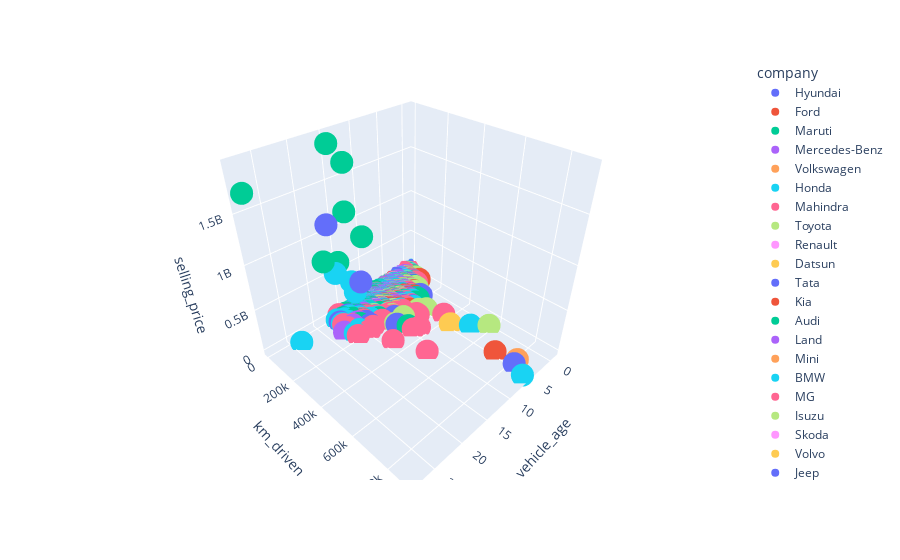

Notebook cell for this chart:
### Code cell
#Comparison of Selling Price, Cost Price and Kilometers Driven

plt.figure(figsize=(40,40))
fig = px.scatter_3d(cd, x='vehicle_age', y='km_driven', z='selling_price', color='company')
fig.show()

### Figure 1 — Plotly figure (JSON) as saved in the notebook; plotly's stock layout.template omitted (floating-point values rounded to 4 significant figures; data arrays with more than 128 entries replaced by an {"elided": "..."} marker saying what was removed)
{"data": [{"hovertemplate": "company=Hyundai<br>vehicle_age=%{x}<br>km_driven=%{y}<br>selling_price=%{z}<extra></extra>", "legendgroup": "Hyundai", "marker": {"color": "#636efa", "symbol": "circle"}, "mode": "markers", "name": "Hyundai", "scene": "scene", "showlegend": true, "type": "scatter3d", "x": {"elided": "2010 int values"}, "y": {"elided": "2010 int values"}, "z": {"elided": "2010 int values"}}, {"hovertemplate": "company=Ford<br>vehicle_age=%{x}<br>km_driven=%{y}<br>selling_price=%{z}<extra></extra>", "legendgroup": "Ford", "marker": {"color": "#EF553B", "symbol": "circle"}, "mode": "markers", "name": "Ford", "scene": "scene", "showlegend": true, "type": "scatter3d", "x": {"elided": "691 int values"}, "y": {"elided": "691 int values"}, "z": {"elided": "691 int values"}}, {"hovertemplate": "company=Maruti<br>vehicle_age=%{x}<br>km_driven=%{y}<br>selling_price=%{z}<extra></extra>", "legendgroup": "Maruti", "marker": {"color": "#00cc96", "symbol": "circle"}, "mode": "markers", "name": "Maruti", "scene": "scene", "showlegend": true, "type": "scatter3d", "x": {"elided": "2385 int values"}, "y": {"elided": "2385 int values"}, "z": {"elided": "2385 int values"}}, {"hovertemplate": "company=Mercedes-Benz<br>vehicle_age=%{x}<br>km_driven=%{y}<br>selling_price=%{z}<extra></extra>", "legendgroup": "Mercedes-Benz", "marker": {"color": "#ab63fa", "symbol": "circle"}, "mode": "markers", "name": "Mercedes-Benz", "scene": "scene", "showlegend": true, "type": "scatter3d", "x": {"elided": "283 int values"}, "y": {"elided": "283 int values"}, "z": {"elided": "283 int values"}}, {"hovertemplate": "company=Volkswagen<br>vehicle_age=%{x}<br>km_driven=%{y}<br>selling_price=%{z}<extra></extra>", "legendgroup": "Volkswagen", "marker": {"color": "#FFA15A", "symbol": "circle"}, "mode": "markers", "name": "Volkswagen", "scene": "scene", "showlegend": true, "type": "scatter3d", "x": {"elided": "260 int values"}, "y": {"elided": "260 int values"}, "z": {"elided": "260 int values"}}, {"hovertemplate": "company=Honda<br>vehicle_age=%{x}<br>km_driven=%{y}<br>selling_price=%{z}<extra></extra>", "legendgroup": "Honda", "marker": {"color": "#19d3f3", "symbol": "circle"}, "mode": "markers", "name": "Honda", "scene": "scene", "showlegend": true, "type": "scatter3d", "x": {"elided": "1242 int values"}, "y": {"elided": "1242 int values"}, "z": {"elided": "1242 int values"}}, {"hovertemplate": "company=Mahindra<br>vehicle_age=%{x}<br>km_driven=%{y}<br>selling_price=%{z}<extra></extra>", "legendgroup": "Mahindra", "marker": {"color": "#FF6692", "symbol": "circle"}, "mode": "markers", "name": "Mahindra", "scene": "scene", "showlegend": true, "type": "scatter3d", "x": {"elided": "823 int values"}, "y": {"elided": "823 int values"}, "z": {"elided": "823 int values"}}, {"hovertemplate": "company=Toyota<br>vehicle_age=%{x}<br>km_driven=%{y}<br>selling_price=%{z}<extra></extra>", "legendgroup": "Toyota", "marker": {"color": "#B6E880", "symbol": "circle"}, "mode": "markers", "name": "Toyota", "scene": "scene", "showlegend": true, "type": "scatter3d", "x": {"elided": "409 int values"}, "y": {"elided": "409 int values"}, "z": {"elided": "409 int values"}}, {"hovertemplate": "company=Renault<br>vehicle_age=%{x}<br>km_driven=%{y}<br>selling_price=%{z}<extra></extra>", "legendgroup": "Renault", "marker": {"color": "#FF97FF", "symbol": "circle"}, "mode": "markers", "name": "Renault", "scene": "scene", "showlegend": true, "type": "scatter3d", "x": {"elided": "282 int values"}, "y": {"elided": "282 int values"}, "z": {"elided": "282 int values"}}, {"hovertemplate": "company=Datsun<br>vehicle_age=%{x}<br>km_driven=%{y}<br>selling_price=%{z}<extra></extra>", "legendgroup": "Datsun", "marker": {"color": "#FECB52", "symbol": "circle"}, "mode": "markers", "name": "Datsun", "scene": "scene", "showlegend": true, "type": "scatter3d", "x": {"elided": "151 int values"}, "y": {"elided": "151 int values"}, "z": {"elided": "151 int values"}}, {"hovertemplate": "company=Tata<br>vehicle_age=%{x}<br>km_driven=%{y}<br>selling_price=%{z}<extra></extra>", "legendgroup": "Tata", "marker": {"color": "#636efa", "symbol": "circle"}, "mode": "markers", "name": "Tata", "scene": "scene", "showlegend": true, "type": "scatter3d", "x": {"elided": "288 int values"}, "y": {"elided": "288 int values"}, "z": {"elided": "288 int values"}}, {"hovertemplate": "company=Kia<br>vehicle_age=%{x}<br>km_driven=%{y}<br>selling_price=%{z}<extra></extra>", "legendgroup": "Kia", "marker": {"color": "#EF553B", "symbol": "circle"}, "mode": "markers", "name": "Kia", "scene": "scene", "showlegend": true, "type": "scatter3d", "x": [1, 0, 1, 0, 1, 1, 1, 1, 1, 0, 0, 0, 1, 0, 1, 1, 0, 1, 0, 1, 1, 0], "y": [12120, 8000, 7000, 3500, 19000, 11800, 5000, 5400, 5000, 3000, 9000, 8000, 1200, 8000, 7982, 25000, 14000, 20999, 7000, 15000, 10000, 8800], "z": [1080000, 1275000, 1300000, 1490000, 1250000, 1810000, 1549000, 1789999, 1560000, 3000000, 1525000, 1450000, 1675000, 1290000, 1180000, 1540000, 3525000, 1839999, 3250000, 1400000, 1750000, 3200000]}, {"hovertemplate": "company=Audi<br>vehicle_age=%{x}<br>km_driven=%{y}<br>selling_price=%{z}<extra></extra>", "legendgroup": "Audi", "marker": {"color": "#00cc96", "symbol": "circle"}, "mode": "markers", "name": "Audi", "scene": "scene", "showlegend": true, "type": "scatter3d", "x": [4, 8, 7, 6, 0, 7, 10, 5, 7, 11, 4, 8, 8, 2, 7, 10, 9, 3, 5, 0, 3, 7, 4, 9, 4, 1, 7, 7, 4, 10, 4, 9, 6, 7, 7, 3, 10, 2, 4], "y": [55000, 98000, 28000, 120000, 3000, 85000, 155000, 72000, 128000, 67000, 40182, 120000, 129000, 17000, 80000, 70000, 95000, 40000, 70000, 4000, 71000, 48000, 52476, 55000, 29000, 14000, 55000, 48000, 25000, 82000, 55000, 68000, 95000, 33000, 52000, 54000, 30000, 5333, 27000], "z": [1851000, 2000000, 2650000, 2400000, 4600000, 2089999, 2200000, 2900000, 1873999, 1000000, 4800000, 1100000, 1950000, 3400000, 1485000, 1200000, 1000000, 3100000, 2900000, 6800000, 4700000, 2011000, 3125000, 1340000, 1889999, 6645000, 2100000, 1450000, 2950000, 750000, 1850000, 1350000, 2250000, 2900000, 1400000, 6350000, 2200000, 4595000, 3000000]}, {"hovertemplate": "company=Land<br>vehicle_age=%{x}<br>km_driven=%{y}<br>selling_price=%{z}<extra></extra>", "legendgroup": "Land", "marker": {"color": "#ab63fa", "symbol": "circle"}, "mode": "markers", "name": "Land", "scene": "scene", "showlegend": true, "type": "scatter3d", "x": [4, 2, 2, 1, 6, 8, 4, 4, 9, 8, 7, 4, 3, 8, 3, 9, 2, 4, 7, 3, 3, 1, 3, 10, 5, 8, 8, 6, 4, 1, 7, 6, 7, 5, 4, 4], "y": [56000, 13000, 25000, 12000, 82000, 70000, 145000, 27690, 78000, 87500, 75000, 64000, 45000, 89000, 60000, 65000, 37500, 80000, 58000, 35000, 9500, 18100, 35800, 80000, 104000, 61000, 158648, 52000, 62000, 4000, 89000, 61000, 51000, 56000, 114000, 128000], "z": [2890000, 7000000, 6200000, 4000000, 2590000, 2100000, 2850000, 3200000, 2650000, 2550000, 7800000, 3290000, 4350000, 2300000, 3800000, 2899000, 4100000, 5950000, 2150000, 4650000, 9200000, 4500000, 3575000, 3000000, 5650000, 2275000, 4000000, 2400000, 3950000, 4750000, 2600000, 5700000, 4900000, 3700000, 2900000, 2675000]}, {"hovertemplate": "company=Mini<br>vehicle_age=%{x}<br>km_driven=%{y}<br>selling_price=%{z}<extra></extra>", "legendgroup": "Mini", "marker": {"color": "#FFA15A", "symbol": "circle"}, "mode": "markers", "name": "Mini", "scene": "scene", "showlegend": true, "type": "scatter3d", "x": [8, 6, 8, 3, 2], "y": [67000, 51000, 24000, 6000, 8000], "z": [1325000, 1800000, 1750000, 3250000, 3200000]}, {"hovertemplate": "company=BMW<br>vehicle_age=%{x}<br>km_driven=%{y}<br>selling_price=%{z}<extra></extra>", "legendgroup": "BMW", "marker": {"color": "#19d3f3", "symbol": "circle"}, "mode": "markers", "name": "BMW", "scene": "scene", "showlegend": true, "type": "scatter3d", "x": {"elided": "388 int values"}, "y": {"elided": "388 int values"}, "z": {"elided": "388 int values"}}, {"hovertemplate": "company=MG<br>vehicle_age=%{x}<br>km_driven=%{y}<br>selling_price=%{z}<extra></extra>", "legendgroup": "MG", "marker": {"color": "#FF6692", "symbol": "circle"}, "mode": "markers", "name": "MG", "scene": "scene", "showlegend": true, "type": "scatter3d", "x": [1, 0, 0, 1, 1, 1, 0, 0, 1, 1, 0, 1, 0, 1, 0, 1], "y": [28000, 1000, 4800, 20000, 11002, 8500, 12500, 1001, 13000, 4000, 20000, 4100, 1000, 28000, 1005, 35803], "z": [1698999, 1488000, 1800000, 1750000, 1789999, 1855000, 1825000, 2000000, 1725000, 1875000, 1795000, 1864999, 1490000, 1650000, 1585000, 2075000]}, {"hovertemplate": "company=Isuzu<br>vehicle_age=%{x}<br>km_driven=%{y}<br>selling_price=%{z}<extra></extra>", "legendgroup": "Isuzu", "marker": {"color": "#B6E880", "symbol": "circle"}, "mode": "markers", "name": "Isuzu", "scene": "scene", "showlegend": true, "type": "scatter3d", "x": [3, 2, 3, 2, 4, 3, 1, 4], "y": [58132, 120000, 51000, 120000, 85000, 61000, 34000, 80000], "z": [1450000, 1200000, 1250000, 1200000, 1290000, 1100000, 2300000, 1050000]}, {"hovertemplate": "company=Skoda<br>vehicle_age=%{x}<br>km_driven=%{y}<br>selling_price=%{z}<extra></extra>", "legendgroup": "Skoda", "marker": {"color": "#FF97FF", "symbol": "circle"}, "mode": "markers", "name": "Skoda", "scene": "scene", "showlegend": true, "type": "scatter3d", "x": [6, 10, 9, 3, 3, 7, 5, 8, 7, 2, 4, 7, 6, 1, 5, 9, 4, 11, 5, 6, 9, 3, 6, 6, 5, 5, 4, 4, 10, 9, 11, 9, 9, 4, 5, 7, 7, 2, 4, 5, 5, 10, 3, 3, 5, 3, 4, 11, 8, 8, 3, 10, 9, 8, 10, 5, 10, 8, 5, 5, 6, 3, 8, 7, 6, 3, 3, 4, 10, 7, 6, 11, 8, 4, 6, 3, 6, 6, 7, 6, 11, 8, 5, 4, 8, 11, 10, 4, 5, 7, 4, 9, 8, 4, 10, 5, 5, 2, 6, 2, 7, 8, 10, 3, 2, 8, 1, 6, 5, 6, 2, 7, 2, 8, 6, 7], "y": [70000, 100000, 92000, 18000, 59000, 52000, 35000, 120000, 50000, 40000, 20000, 42000, 59000, 8500, 28800, 54000, 65000, 68387, 110000, 29000, 61000, 50000, 62063, 54000, 40418, 59000, 27000, 65000, 64430, 56468, 61205, 44275, 62500, 50000, 27000, 69000, 30000, 31000, 66000, 34000, 35000, 55000, 37000, 19000, 47000, 30000, 31800, 114447, 100000, 93000, 10000, 37900, 80000, 103000, 50000, 40000, 39256, 41900, 70000, 39000, 20000, 30000, 62000, 76000, 38000, 3700, 48000, 80260, 42000, 42000, 32000, 70000, 80000, 37000, 36000, 35000, 30000, 60000, 65000, 36000, 83546, 55000, 55000, 46002, 55200, 68000, 70000, 50000, 39900, 45000, 30000, 71000, 80000, 65000, 54000, 33000, 81000, 29454, 50900, 9570, 55572, 57000, 59000, 38981, 16985, 91000, 20000, 65000, 100000, 142000, 17000, 42605, 17000, 100000, 36803, 75000], "z": [425000, 235000, 350000, 850000, 599000, 425000, 650000, 500000, 239000, 700000, 1500000, 375000, 445000, 1035000, 625000, 479000, 1515000, 499000, 990000, 490000, 375000, 1600000, 465000, 525000, 575000, 795000, 1170000, 1575000, 375000, 479000, 449000, 535000, 499000, 570000, 525000, 325000, 395000, 760000, 1490000, 1160000, 1150000, 345000, 1975000, 725000, 484999, 1950000, 685000, 450000, 500000, 350000, 1120000, 844999, 470000, 550000, 375000, 894999, 369000, 350000, 409999, 799000, 450000, 720000, 585000, 780000, 890000, 2200000, 590000, 1675000, 400000, 325000, 950000, 396000, 295000, 1545000, 1100000, 795000, 944999, 490000, 499000, 1099000, 310000, 560000, 944999, 1750000, 525000, 499000, 330000, 645000, 935000, 625000, 1050000, 465000, 395000, 1525000, 449000, 575000, 1275000, 2195000, 400000, 1195000, 1065000, 295000, 449000, 1780000, 2190000, 525000, 950000, 575000, 484999, 570000, 1948999, 520000, 775000, 300000, 1125000, 499000]}, {"hovertemplate": "company=Volvo<br>vehicle_age=%{x}<br>km_driven=%{y}<br>selling_price=%{z}<extra></extra>", "legendgroup": "Volvo", "marker": {"color": "#FECB52", "symbol": "circle"}, "mode": "markers", "name": "Volvo", "scene": "scene", "showlegend": true, "type": "scatter3d", "x": [4, 5, 10, 5, 7, 2, 8, 3, 8, 6, 1, 0, 4, 1, 6, 0], "y": [20400, 54694, 80000, 80000, 122000, 18000, 124000, 40000, 99000, 24000, 25500, 9500, 85000, 25000, 70252, 9000], "z": [3650000, 2400000, 1200000, 4350000, 2450000, 4750000, 1400000, 3850000, 1600000, 2400000, 6975000, 8000000, 4100000, 4500000, 1825000, 8195000]}, {"hovertemplate": "company=Jeep<br>vehicle_age=%{x}<br>km_driven=%{y}<br>selling_price=%{z}<extra></extra>", "legendgroup": "Jeep", "marker": {"color": "#636efa", "symbol": "circle"}, "mode": "markers", "name": "Jeep", "scene": "scene", "showlegend": true, "type": "scatter3d", "x": [3, 2, 3, 2, 2, 3, 3, 3, 2, 0, 3, 3, 2, 3, 1, 2, 3, 2, 3, 1, 1, 3, 1, 3, 1, 3, 1, 2, 1, 3, 2, 2, 3, 3, 1, 1, 2, 2], "y": [40000, 17500, 21000, 40000, 20000, 21356, 46706, 35000, 25000, 6000, 29000, 25216, 9800, 45212, 13500, 50000, 54000, 20000, 23450, 10000, 10000, 52000, 10000, 24700, 10000, 42000, 30000, 25000, 14000, 43726, 67000, 67000, 28025, 59500, 32280, 32000, 60000, 70000], "z": [4875000, 1335000, 1499000, 1650000, 800000, 1645000, 1475000, 1600000, 1700000, 2750000, 1550000, 1450000, 1325000, 1598000, 1750000, 1500000, 1500000, 1472000, 1500000, 1400000, 2050000, 1549000, 1698999, 1545000, 1500000, 1789999, 1600000, 1425000, 1495000, 1625000, 1950000, 1739999, 1880000, 1365000, 1875000, 5600000, 1745000, 1750000]}, {"hovertemplate": "company=Maserati<br>vehicle_age=%{x}<br>km_driven=%{y}<br>selling_price=%{z}<extra></extra>", "legendgroup": "Maserati", "marker": {"color": "#EF553B", "symbol": "circle"}, "mode": "markers", "name": "Maserati", "scene": "scene", "showlegend": true, "type": "scatter3d", "x": [4, 4], "y": [15000, 9500], "z": [6200000, 6000000]}, {"hovertemplate": "company=Bentley<br>vehicle_age=%{x}<br>km_driven=%{y}<br>selling_price=%{z}<extra></extra>", "legendgroup": "Bentley", "marker": {"color": "#00cc96", "symbol": "circle"}, "mode": "markers", "name": "Bentley", "scene": "scene", "showlegend": true, "type": "scatter3d", "x": [8, 8, 9], "y": [9000, 37500, 30000], "z": [14500000, 5200000, 8100000]}, {"hovertemplate": "company=Porsche<br>vehicle_age=%{x}<br>km_driven=%{y}<br>selling_price=%{z}<extra></extra>", "legendgroup": "Porsche", "marker": {"color": "#ab63fa", "symbol": "circle"}, "mode": "markers", "name": "Porsche", "scene": "scene", "showlegend": true, "type": "scatter3d", "x": [3, 3, 10, 11, 3, 3, 1], "y": [36000, 30350, 25000, 126000, 24000, 34000, 5000], "z": [7800000, 5995000, 3800000, 2000000, 11100000, 5975000, 13200000]}, {"hovertemplate": "company=Nissan<br>vehicle_age=%{x}<br>km_driven=%{y}<br>selling_price=%{z}<extra></extra>", "legendgroup": "Nissan", "marker": {"color": "#FFA15A", "symbol": "circle"}, "mode": "markers", "name": "Nissan", "scene": "scene", "showlegend": true, "type": "scatter3d", "x": [0, 9, 1, 10, 8, 1], "y": [15000, 110000, 11687, 107000, 95000, 10000], "z": [1000000, 1100000, 880000, 440000, 595000, 950000]}, {"hovertemplate": "company=ISUZU<br>vehicle_age=%{x}<br>km_driven=%{y}<br>selling_price=%{z}<extra></extra>", "legendgroup": "ISUZU", "marker": {"color": "#19d3f3", "symbol": "circle"}, "mode": "markers", "name": "ISUZU", "scene": "scene", "showlegend": true, "type": "scatter3d", "x": [3, 3], "y": [65029, 47000], "z": [1895000, 1900000]}, {"hovertemplate": "company=Ferrari<br>vehicle_age=%{x}<br>km_driven=%{y}<br>selling_price=%{z}<extra></extra>", "legendgroup": "Ferrari", "marker": {"color": "#FF6692", "symbol": "circle"}, "mode": "markers", "name": "Ferrari", "scene": "scene", "showlegend": true, "type": "scatter3d", "x": [1], "y": [3800], "z": [39500000]}, {"hovertemplate": "company=Jaguar<br>vehicle_age=%{x}<br>km_driven=%{y}<br>selling_price=%{z}<extra></extra>", "legendgroup": "Jaguar", "marker": {"color": "#B6E880", "symbol": "circle"}, "mode": "markers", "name": "Jaguar", "scene": "scene", "showlegend": true, "type": "scatter3d", "x": [4, 3, 1], "y": [39000, 15000, 30000], "z": [2950000, 2700000, 5000000]}, {"hovertemplate": "company=Lexus<br>vehicle_age=%{x}<br>km_driven=%{y}<br>selling_price=%{z}<extra></extra>", "legendgroup": "Lexus", "marker": {"color": "#FF97FF", "symbol": "circle"}, "mode": "markers", "name": "Lexus", "scene": "scene", "showlegend": true, "type": "scatter3d", "x": [2, 3, 3, 3, 3, 1, 2, 4, 2], "y": [44000, 24000, 33000, 52000, 33000, 14000, 28000, 17272, 7622], "z": [4500000, 4700000, 4100000, 6200000, 4100000, 5375000, 3990000, 8000000, 6400000]}, {"hovertemplate": "company=Mercedes-AMG<br>vehicle_age=%{x}<br>km_driven=%{y}<br>selling_price=%{z}<extra></extra>", "legendgroup": "Mercedes-AMG", "marker": {"color": "#FECB52", "symbol": "circle"}, "mode": "markers", "name": "Mercedes-AMG", "scene": "scene", "showlegend": true, "type": "scatter3d", "x": [3], "y": [24000], "z": [5100000]}, {"hovertemplate": "company=Rolls-Royce<br>vehicle_age=%{x}<br>km_driven=%{y}<br>selling_price=%{z}<extra></extra>", "legendgroup": "Rolls-Royce", "marker": {"color": "#636efa", "symbol": "circle"}, "mode": "markers", "name": "Rolls-Royce", "scene": "scene", "showlegend": true, "type": "scatter3d", "x": [3], "y": [5000], "z": [24200000]}, {"hovertemplate": "company=Force<br>vehicle_age=%{x}<br>km_driven=%{y}<br>selling_price=%{z}<extra></extra>", "legendgroup": "Force", "marker": {"color": "#EF553B", "symbol": "circle"}, "mode": "markers", "name": "Force", "scene": "scene", "showlegend": true, "type": "scatter3d", "x": [4], "y": [60000], "z": [700000]}], "layout": {"legend": {"title": {"text": "company"}, "tracegroupgap": 0}, "margin": {"t": 60}, "scene": {"domain": {"x": [0, 1], "y": [0, 1]}, "xaxis": {"title": {"text": "vehicle_age"}}, "yaxis": {"title": {"text": "km_driven"}}, "zaxis": {"title": {"text": "selling_price"}}}}}
